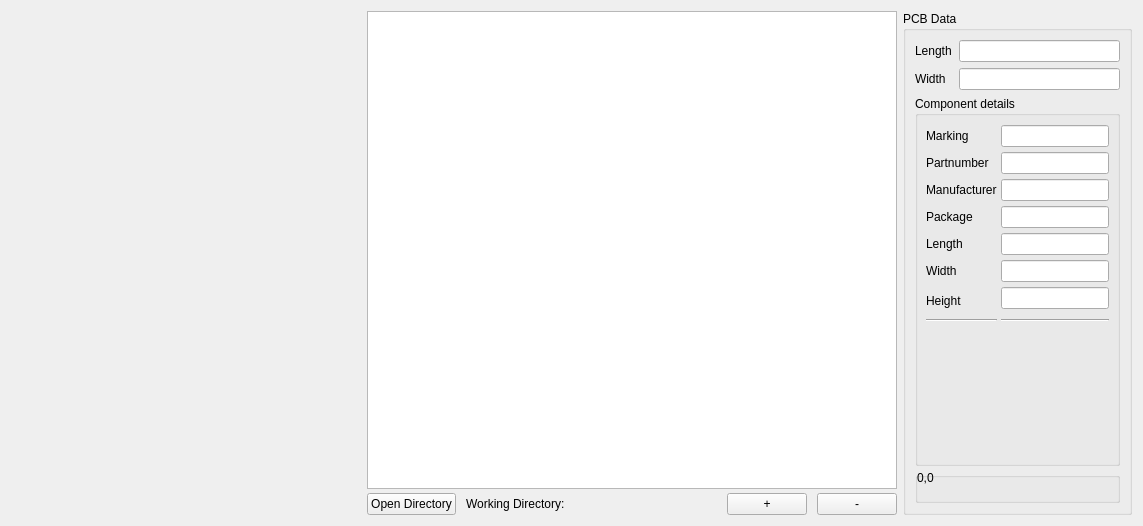
<?xml version="1.0" encoding="UTF-8"?>
<ui version="4.0">
 <class>CentralWidget</class>
 <widget class="QWidget" name="CentralWidget">
  <property name="geometry">
   <rect>
    <x>0</x>
    <y>0</y>
    <width>1143</width>
    <height>526</height>
   </rect>
  </property>
  <property name="windowTitle">
   <string>Form</string>
  </property>
  <layout class="QHBoxLayout" name="horizontalLayout_5">
   <item>
    <widget class="QFrame" name="framePointWidget">
     <property name="sizePolicy">
      <sizepolicy hsizetype="Fixed" vsizetype="Preferred">
       <horstretch>1</horstretch>
       <verstretch>0</verstretch>
      </sizepolicy>
     </property>
     <property name="minimumSize">
      <size>
       <width>350</width>
       <height>0</height>
      </size>
     </property>
     <property name="maximumSize">
      <size>
       <width>16777215</width>
       <height>16777215</height>
      </size>
     </property>
     <property name="frameShape">
      <enum>QFrame::NoFrame</enum>
     </property>
     <property name="frameShadow">
      <enum>QFrame::Plain</enum>
     </property>
     <property name="lineWidth">
      <number>0</number>
     </property>
     <layout class="QVBoxLayout" name="verticalLayout">
      <property name="spacing">
       <number>0</number>
      </property>
      <property name="leftMargin">
       <number>0</number>
      </property>
      <property name="topMargin">
       <number>0</number>
      </property>
      <property name="rightMargin">
       <number>0</number>
      </property>
      <property name="bottomMargin">
       <number>0</number>
      </property>
     </layout>
    </widget>
   </item>
   <item>
    <widget class="QFrame" name="frameCenter">
     <property name="sizePolicy">
      <sizepolicy hsizetype="Preferred" vsizetype="Preferred">
       <horstretch>3</horstretch>
       <verstretch>0</verstretch>
      </sizepolicy>
     </property>
     <property name="frameShape">
      <enum>QFrame::NoFrame</enum>
     </property>
     <property name="frameShadow">
      <enum>QFrame::Raised</enum>
     </property>
     <layout class="QVBoxLayout" name="verticalLayout_4">
      <property name="spacing">
       <number>0</number>
      </property>
      <property name="leftMargin">
       <number>0</number>
      </property>
      <property name="topMargin">
       <number>0</number>
      </property>
      <property name="rightMargin">
       <number>0</number>
      </property>
      <property name="bottomMargin">
       <number>0</number>
      </property>
      <item>
       <widget class="CentralGraphicsView" name="graphicsView"/>
      </item>
      <item>
       <layout class="QHBoxLayout" name="horizontalLayout">
        <property name="spacing">
         <number>10</number>
        </property>
        <property name="topMargin">
         <number>4</number>
        </property>
        <item>
         <widget class="QPushButton" name="pushButtonFolder">
          <property name="toolTip">
           <string>Load folder of images.</string>
          </property>
          <property name="text">
           <string>Open Directory</string>
          </property>
          <property name="icon">
           <iconset>
            <normaloff>:/icons/folder.svg</normaloff>:/icons/folder.svg</iconset>
          </property>
          <property name="iconSize">
           <size>
            <width>24</width>
            <height>24</height>
           </size>
          </property>
         </widget>
        </item>
        <item>
         <widget class="QLabel" name="label_3">
          <property name="text">
           <string>Working Directory:</string>
          </property>
         </widget>
        </item>
        <item>
         <widget class="QLabel" name="labelWorkingDirectory">
          <property name="text">
           <string/>
          </property>
         </widget>
        </item>
        <item>
         <spacer name="horizontalSpacer_2">
          <property name="orientation">
           <enum>Qt::Horizontal</enum>
          </property>
          <property name="sizeHint" stdset="0">
           <size>
            <width>40</width>
            <height>20</height>
           </size>
          </property>
         </spacer>
        </item>
        <item>
         <widget class="QPushButton" name="pushButtonZoomIn">
          <property name="toolTip">
           <string>Zoom in.</string>
          </property>
          <property name="text">
           <string>+</string>
          </property>
          <property name="icon">
           <iconset>
            <normaloff>:/icons/zoom_in.svg</normaloff>:/icons/zoom_in.svg</iconset>
          </property>
          <property name="iconSize">
           <size>
            <width>24</width>
            <height>24</height>
           </size>
          </property>
         </widget>
        </item>
        <item>
         <widget class="QPushButton" name="pushButtonZoomOut">
          <property name="toolTip">
           <string>Zoom out.</string>
          </property>
          <property name="text">
           <string>-</string>
          </property>
          <property name="icon">
           <iconset>
            <normaloff>:/icons/zoom_out.svg</normaloff>:/icons/zoom_out.svg</iconset>
          </property>
          <property name="iconSize">
           <size>
            <width>24</width>
            <height>24</height>
           </size>
          </property>
         </widget>
        </item>
       </layout>
      </item>
     </layout>
    </widget>
   </item>
   <item>
    <widget class="QFrame" name="frameCustomField">
     <property name="sizePolicy">
      <sizepolicy hsizetype="Minimum" vsizetype="Minimum">
       <horstretch>1</horstretch>
       <verstretch>0</verstretch>
      </sizepolicy>
     </property>
     <property name="frameShape">
      <enum>QFrame::NoFrame</enum>
     </property>
     <property name="frameShadow">
      <enum>QFrame::Raised</enum>
     </property>
     <layout class="QVBoxLayout" name="verticalLayout_5">
      <property name="spacing">
       <number>0</number>
      </property>
      <property name="leftMargin">
       <number>0</number>
      </property>
      <property name="topMargin">
       <number>0</number>
      </property>
      <property name="rightMargin">
       <number>0</number>
      </property>
      <property name="bottomMargin">
       <number>0</number>
      </property>
      <item>
       <widget class="QGroupBox" name="groupBoxImageData">
        <property name="sizePolicy">
         <sizepolicy hsizetype="Preferred" vsizetype="Preferred">
          <horstretch>0</horstretch>
          <verstretch>0</verstretch>
         </sizepolicy>
        </property>
        <property name="minimumSize">
         <size>
          <width>0</width>
          <height>0</height>
         </size>
        </property>
        <property name="maximumSize">
         <size>
          <width>16777215</width>
          <height>16777215</height>
         </size>
        </property>
        <property name="title">
         <string>PCB Data</string>
        </property>
        <layout class="QVBoxLayout" name="verticalLayout_2">
         <item>
          <layout class="QGridLayout" name="gridLayout_2">
           <item row="2" column="1">
            <widget class="QLineEdit" name="lineEditY"/>
           </item>
           <item row="1" column="1">
            <widget class="QLineEdit" name="lineEditX">
             <property name="sizePolicy">
              <sizepolicy hsizetype="Expanding" vsizetype="Fixed">
               <horstretch>0</horstretch>
               <verstretch>0</verstretch>
              </sizepolicy>
             </property>
            </widget>
           </item>
           <item row="1" column="0">
            <widget class="QLabel" name="label">
             <property name="text">
              <string>Length</string>
             </property>
            </widget>
           </item>
           <item row="2" column="0">
            <widget class="QLabel" name="label_2">
             <property name="text">
              <string>Width  </string>
             </property>
            </widget>
           </item>
          </layout>
         </item>
         <item>
          <widget class="QGroupBox" name="groupBoxCustomFields">
           <property name="sizePolicy">
            <sizepolicy hsizetype="Preferred" vsizetype="Expanding">
             <horstretch>0</horstretch>
             <verstretch>0</verstretch>
            </sizepolicy>
           </property>
           <property name="title">
            <string>Component details</string>
           </property>
           <layout class="QVBoxLayout" name="verticalLayout_3">
            <property name="leftMargin">
             <number>8</number>
            </property>
            <property name="rightMargin">
             <number>8</number>
            </property>
            <item>
             <layout class="QGridLayout" name="gridLayout">
              <property name="leftMargin">
               <number>0</number>
              </property>
              <property name="horizontalSpacing">
               <number>4</number>
              </property>
              <property name="verticalSpacing">
               <number>5</number>
              </property>
              <item row="4" column="0">
               <widget class="QLabel" name="label_length">
                <property name="text">
                 <string>Length</string>
                </property>
               </widget>
              </item>
              <item row="3" column="0">
               <widget class="QLabel" name="label_package">
                <property name="sizePolicy">
                 <sizepolicy hsizetype="Fixed" vsizetype="Preferred">
                  <horstretch>0</horstretch>
                  <verstretch>0</verstretch>
                 </sizepolicy>
                </property>
                <property name="text">
                 <string>Package</string>
                </property>
               </widget>
              </item>
              <item row="2" column="0">
               <widget class="QLabel" name="label_manufacturer">
                <property name="sizePolicy">
                 <sizepolicy hsizetype="Fixed" vsizetype="Fixed">
                  <horstretch>0</horstretch>
                  <verstretch>0</verstretch>
                 </sizepolicy>
                </property>
                <property name="text">
                 <string>Manufacturer</string>
                </property>
               </widget>
              </item>
              <item row="5" column="0">
               <widget class="QLabel" name="label_width">
                <property name="text">
                 <string>Width</string>
                </property>
               </widget>
              </item>
              <item row="0" column="1">
               <widget class="QLineEdit" name="lineEdit_marking">
                <property name="sizePolicy">
                 <sizepolicy hsizetype="Expanding" vsizetype="Fixed">
                  <horstretch>0</horstretch>
                  <verstretch>0</verstretch>
                 </sizepolicy>
                </property>
               </widget>
              </item>
              <item row="0" column="0">
               <widget class="QLabel" name="label_marking">
                <property name="sizePolicy">
                 <sizepolicy hsizetype="Fixed" vsizetype="Fixed">
                  <horstretch>0</horstretch>
                  <verstretch>0</verstretch>
                 </sizepolicy>
                </property>
                <property name="text">
                 <string>Marking</string>
                </property>
                <property name="alignment">
                 <set>Qt::AlignLeading|Qt::AlignLeft|Qt::AlignTop</set>
                </property>
               </widget>
              </item>
              <item row="5" column="1">
               <widget class="QLineEdit" name="lineEdit_width"/>
              </item>
              <item row="3" column="1">
               <widget class="QLineEdit" name="lineEdit_package"/>
              </item>
              <item row="2" column="1">
               <widget class="QLineEdit" name="lineEdit_manufacturer"/>
              </item>
              <item row="1" column="1">
               <widget class="QLineEdit" name="lineEdit_partnumber"/>
              </item>
              <item row="4" column="1">
               <widget class="QLineEdit" name="lineEdit_length"/>
              </item>
              <item row="1" column="0">
               <widget class="QLabel" name="label_partnumber">
                <property name="sizePolicy">
                 <sizepolicy hsizetype="Fixed" vsizetype="Preferred">
                  <horstretch>0</horstretch>
                  <verstretch>0</verstretch>
                 </sizepolicy>
                </property>
                <property name="text">
                 <string>Partnumber</string>
                </property>
               </widget>
              </item>
              <item row="7" column="0" rowspan="2">
               <widget class="QLabel" name="label_height">
                <property name="text">
                 <string>Height</string>
                </property>
               </widget>
              </item>
              <item row="7" column="1">
               <widget class="QLineEdit" name="lineEdit_height"/>
              </item>
              <item row="9" column="0">
               <widget class="Line" name="line">
                <property name="orientation">
                 <enum>Qt::Horizontal</enum>
                </property>
               </widget>
              </item>
              <item row="9" column="1">
               <widget class="Line" name="line_2">
                <property name="orientation">
                 <enum>Qt::Horizontal</enum>
                </property>
               </widget>
              </item>
             </layout>
            </item>
            <item>
             <spacer name="verticalSpacer">
              <property name="orientation">
               <enum>Qt::Vertical</enum>
              </property>
              <property name="sizeHint" stdset="0">
               <size>
                <width>20</width>
                <height>40</height>
               </size>
              </property>
             </spacer>
            </item>
           </layout>
          </widget>
         </item>
         <item>
          <widget class="QGroupBox" name="groupBoxPosition">
           <property name="sizePolicy">
            <sizepolicy hsizetype="Preferred" vsizetype="Preferred">
             <horstretch>0</horstretch>
             <verstretch>0</verstretch>
            </sizepolicy>
           </property>
           <property name="title">
            <string/>
           </property>
           <widget class="QLabel" name="posLabel">
            <property name="geometry">
             <rect>
              <x>2</x>
              <y>-4</y>
              <width>191</width>
              <height>20</height>
             </rect>
            </property>
            <property name="text">
             <string>0,0</string>
            </property>
           </widget>
          </widget>
         </item>
        </layout>
       </widget>
      </item>
     </layout>
    </widget>
   </item>
  </layout>
 </widget>
 <customwidgets>
  <customwidget>
   <class>CentralGraphicsView</class>
   <extends>QGraphicsView</extends>
   <header>ddg/central_graphics_view</header>
  </customwidget>
 </customwidgets>
 <resources/>
 <connections/>
</ui>
